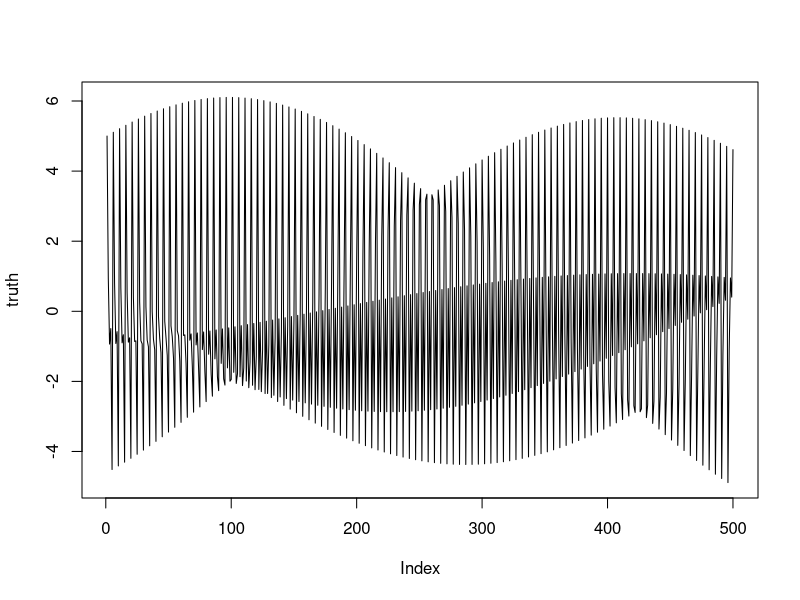
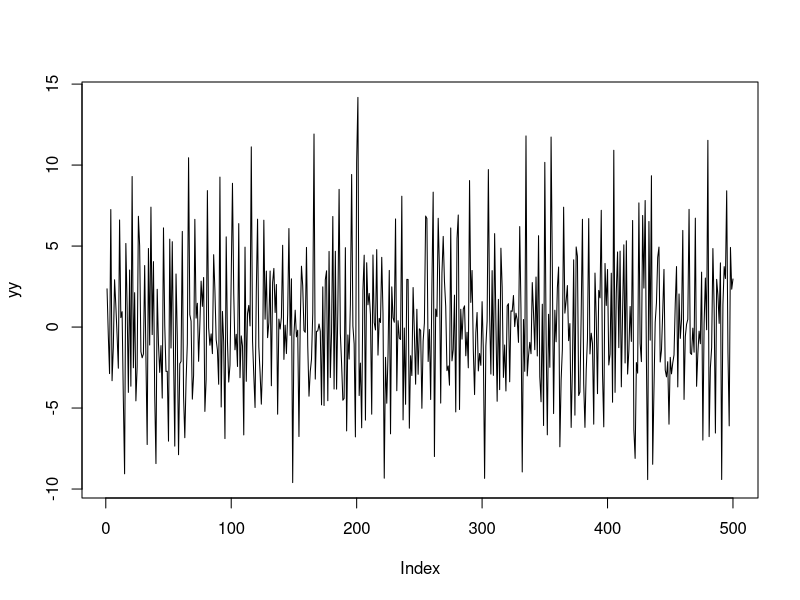
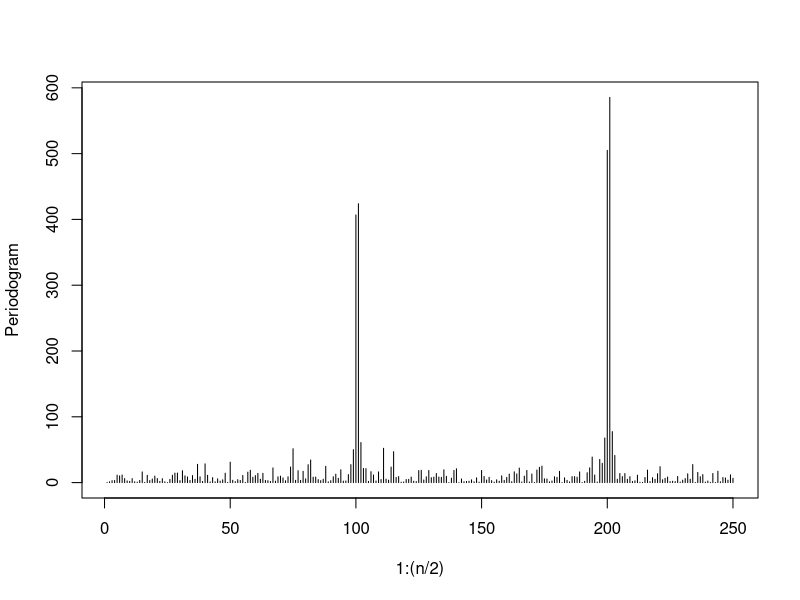
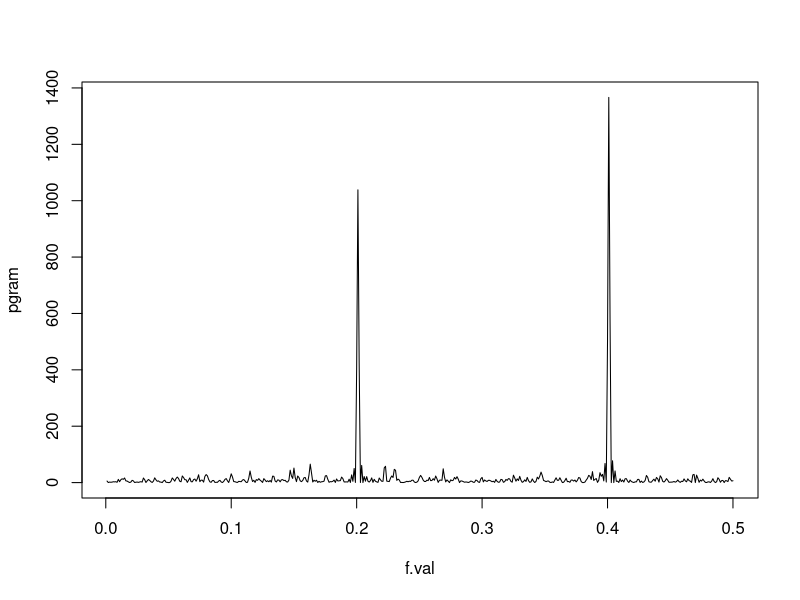
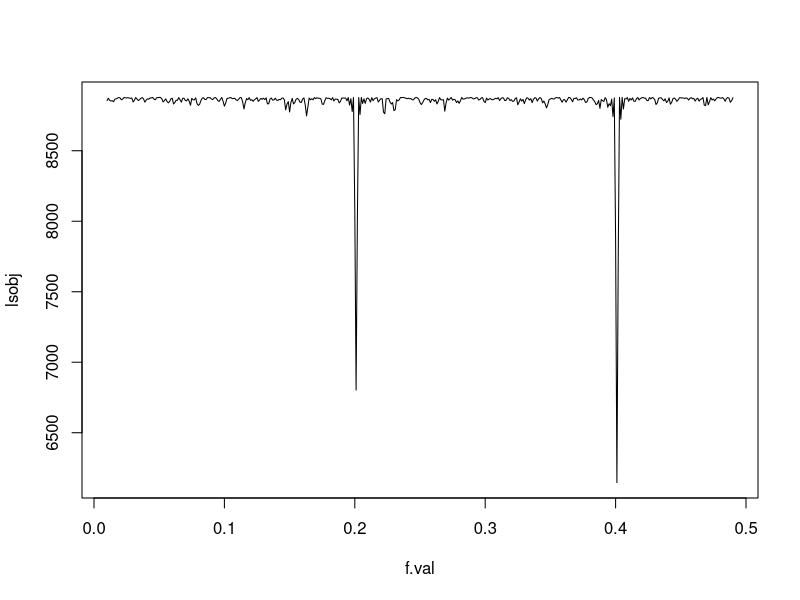
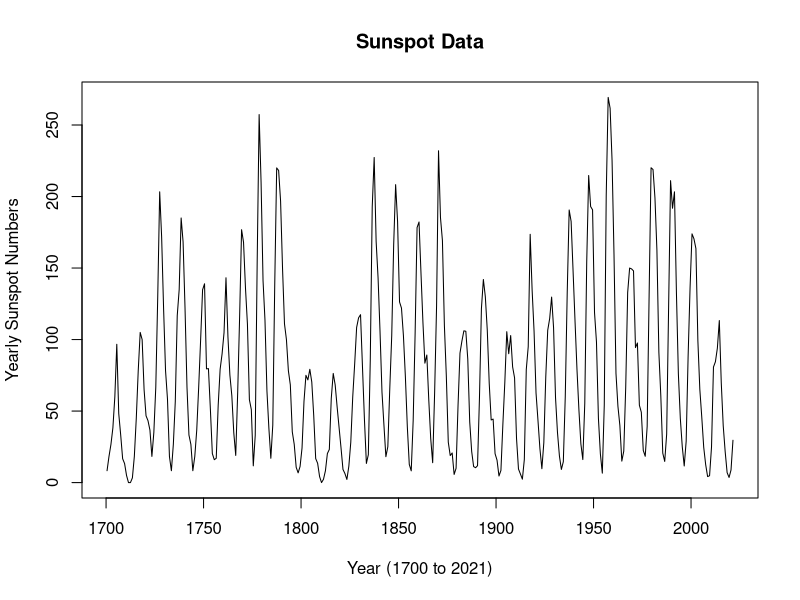
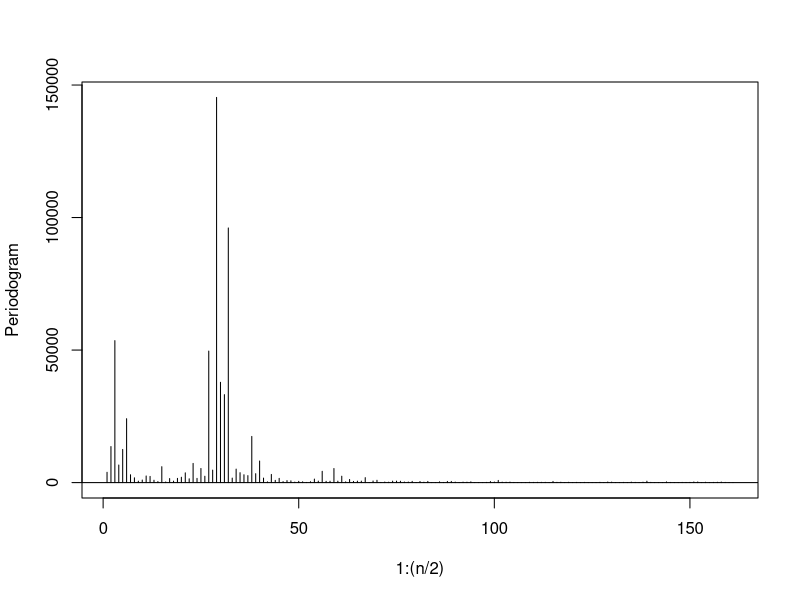
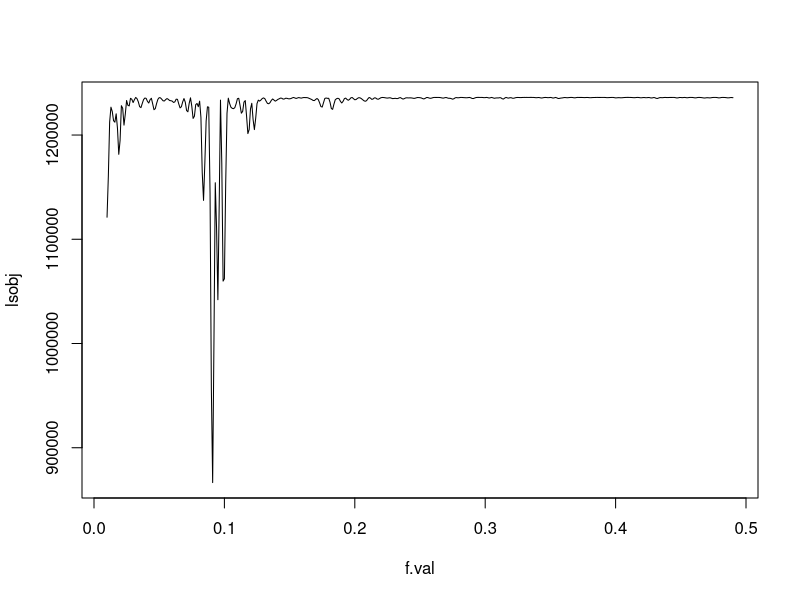

Write R code to recreate these figures, in order.
#Model selection of the number of sinuosoids:
#Example (two sinusoids)
n = 500
tme = 0:(n-1)
ftrue = c(0.201, 0.401)
amp = c(2, 2, 3, 1.5)
truth = amp[1]*cos(2*pi*ftrue[1]*tme) + amp[2]*sin(2*pi*ftrue[1]*tme) + amp[3]*cos(2*pi*ftrue[2]*tme) + amp[4]*sin(2*pi*ftrue[2]*tme)
plot(truth, type = "l")

sig = 3
yy = truth + sig*rnorm(n)
plot(yy, type = "l")

#Usual periodogram: 
perdgrm = abs(fft(yy)[2:((n/2)+1)])^2/n
plot(1:(n/2), perdgrm, type = "h", ylab = "Periodogram")

#Periodogram on dense scale: 
grid.res = 0.001
f.val = seq(0.001, 0.5, grid.res)
pgram = rep(-1, length(f.val))
for(i in 1:length(f.val))
{
    pgram[i] = (((sum(yy * cos(2*pi*f.val[i]*tme)))^2) + ((sum(yy * sin(2*pi*f.val[i]*tme)))^2))/n
}
plot(f.val, pgram, type = "l")
f.val[which.max(pgram)]

#Least squares minimization: 
squares = function(freq)
{
    k = length(freq)
    X = matrix(1, nrow = n, ncol = 1+(2*k))
    for(j in 1:k)
    {
        X[,(2*j)] = cos(2*pi*freq[j]*tme)
        X[,(1+2*j)] = sin(2*pi*freq[j]*tme)
    }
    mod = lm(yy ~ X)
    return(sum(mod$residuals^2))
}
#Optim minimizes functions iteratively starting from an initializer:
fhat = optim(ftrue, squares)$par
fhat
optim(fhat, squares) #a value of 0 for "convergence" indicates successful completion of the algorithm.

#Grid based calculation of the least squares minimizer: 
f1.gr = seq(0.11, 0.29, len = 200)
f2.gr = seq(0.31, 0.49, len = 200)
g = expand.grid(x=f1.gr, y=f2.gr)
for(i in 1:nrow(g)) g$sq[i] = squares(c(g$x[i], g$y[i]))
g[which.min(g$sq),]

fhatgridinit = optim(g[which.min(g$sq),1:2], squares)$par
fhatgridinit
#Compare to:
optim(ftrue, squares)$par

#Hessian calculation
library(numDeriv)
H = hessian(squares, fhatgridinit)
log(det(H))

#Evidence calculation:
k = 2 #number of sinusoids
p = 2*k + 1 #rank of the X matrix

Xfhat = matrix(1, nrow = n, ncol = 1+(2*k))
freq = fhatgridinit
for(j in 1:k)
{
   Xfhat[,(2*j)] = cos(2*pi*freq[j]*tme)
   Xfhat[,(1+2*j)] = sin(2*pi*freq[j]*tme)
}
mod = lm(yy ~ Xfhat)

t1 = lgamma(p/2) - (p/2)*(log(sum(mod$fitted.values^2)))
t2 = lgamma((n - p - k - 1)/2) - ((n-p-k)/2)*(log(sum(mod$residuals^2)))
t3 = lgamma(k/2) - (k/2)*(log(sum(fhatgridinit^2)))
t4 = (-0.5)*(log(det(0.5*H)))
log.evid.2 = t1 + t2 + t3 + t4
log.evid.2

#Evidence for model with one sinusoid: 
grid.res = 0.001
f.val = seq(0.01, 0.49, grid.res)
lsobj = lapply(f.val, squares)
plot(f.val, lsobj, type = "l")
fhat = f.val[which.min(lsobj)]
fhat
#Hessian calculation
H = hessian(squares, fhat)
log(det(H))

#Evidence calculation:
k = 1 #number of sinusoids
p = 2*k + 1 #rank of the X matrix

Xfhat = matrix(1, nrow = n, ncol = 1+(2*k))
freq = fhat
for(j in 1:k)
{
   Xfhat[,(2*j)] = cos(2*pi*freq[j]*tme)
   Xfhat[,(1+2*j)] = sin(2*pi*freq[j]*tme)
}
mod = lm(yy ~ Xfhat)

t1 = lgamma(p/2) - (p/2)*(log(sum(mod$fitted.values^2)))
t2 = lgamma((n - p - k - 1)/2) - ((n-p-k)/2)*(log(sum(mod$residuals^2)))
pt3 = lgamma(k/2) - (k/2)*(log(sum(fhat^2)))
t4 = (-0.5)*(log(det(0.5*H)))
log.evid.1 = t1 + t2 + t3 + t4

c(log.evid.1, log.evid.2)


#Sunspots Data:
sunspots.data = read.delim("SN_y_tot_V2.0_25Aug2022.txt", header = F, sep = "")
head(sunspots.data)
sunspots = sunspots.data[,1:2]
plot(sunspots[,1], sunspots[,2], xlab = "Year (1700 to 2021)", ylab = "Yearly Sunspot Numbers", type = "l", main = "Sunspot Data")

tme = 1700:2021
n = length(tme)

#Periodogram:
perdgrm = abs(fft(sunspots[,2])[2:((n/2)+1)])^2/n
plot(1:(n/2), perdgrm, type = "h", ylab = "Periodogram")
abline(h = 0)
#top three Fourier frequencies:
(which(perdgrm > 50000))/n

#Calculate Evidence for model with one sinusoid:
yy = sunspots[,2]
squares = function(freq)
{
    k = length(freq)
    X = matrix(1, nrow = n, ncol = 1+(2*k))
    for(j in 1:k)
    {
        X[,(2*j)] = cos(2*pi*freq[j]*tme)
        X[,(1+2*j)] = sin(2*pi*freq[j]*tme)
    }
    mod = lm(yy ~ X)
    return(sum(mod$residuals^2))
}

grid.res = 0.001
f.val = seq(0.01, 0.49, grid.res)
lsobj = lapply(f.val, squares)
plot(f.val, lsobj, type = "l")
fhat = f.val[which.min(lsobj)]
fhat
fhat = optim(fhat, squares)$par
fhat

#Hessian calculation
H = hessian(squares, fhat)
log(det(H))
k = 1 #number of sinusoids
p = 2*k + 1 #rank of the X matrix

Xfhat = matrix(1, nrow = n, ncol = 1+(2*k))
freq = fhat
for(j in 1:k)
{
   Xfhat[,(2*j)] = cos(2*pi*freq[j]*tme)
   Xfhat[,(1+2*j)] = sin(2*pi*freq[j]*tme)
}
mod = lm(yy ~ Xfhat)

t1 = lgamma(p/2) - (p/2)*(log(sum(mod$fitted.values^2)))
t2 = lgamma((n - p - k - 1)/2) - ((n-p-k)/2)*(log(sum(mod$residuals^2)))
t3 = lgamma(k/2) - (k/2)*(log(sum(fhat^2)))
t4 = (-0.5)*(log(det(0.5*H)))
log.evid.1 = t1 + t2 + t3 + t4
log.evid.1

#Two sinusoids
cbind(which(perdgrm > 50000)/n, perdgrm[which(perdgrm > 50000)])
f1.gr = seq(0.085, 0.095, len = 200)
f2.gr = seq(0.096, 0.105, len = 200)
g = expand.grid(x=f1.gr, y=f2.gr)
for(i in 1:nrow(g)) g$sq[i] = squares(c(g$x[i], g$y[i]))
g[which.min(g$sq),]
fhatgridinit = optim(g[which.min(g$sq),1:2], squares)$par
fhatgridinit
1/fhatgridinit #these correspond to the periods of the two cycles
squares(fhatgridinit)

#Top two periodogram maximizers:
k = 2
f2 = ((order(perdgrm, decreasing = T))[1:k])/n
fhatf2 = optim(f2, squares)$par
c(squares(fhatf2), squares(fhatgridinit))

#Hessian calculation
library(numDeriv)
H = hessian(squares, fhatgridinit)
log(det(H))

#Evidence calculation:
k = 2 #number of sinusoids
p = 2*k + 1 #rank of the X matrix

Xfhat = matrix(1, nrow = n, ncol = 1+(2*k))
freq = fhatgridinit
for(j in 1:k)
{
   Xfhat[,(2*j)] = cos(2*pi*freq[j]*tme)
   Xfhat[,(1+2*j)] = sin(2*pi*freq[j]*tme)
}
mod = lm(yy ~ Xfhat)

t1 = lgamma(p/2) - (p/2)*(log(sum(mod$fitted.values^2)))
t2 = lgamma((n - p - k - 1)/2) - ((n-p-k)/2)*(log(sum(mod$residuals^2)))
t3 = lgamma(k/2) - (k/2)*(log(sum(fhatgridinit^2)))
t4 = (-0.5)*(log(det(0.5*H)))
log.evid.2 = t1 + t2 + t3 + t4
log.evid.2

c(log.evid.1, log.evid.2)

#Three Sinusoids
k = 3
f3 = ((order(perdgrm, decreasing = T))[1:k])/n
fhatf3 = optim(f3, squares)$par
c(squares(fhatf2), squares(fhatf3))

1/fhatf3 #these correspond to the periods of the three cycles
H = hessian(squares, fhatf3)
log(det(H))
k = 3 #number of sinusoids
p = 2*k + 1 #rank of the X matrix

Xfhat = matrix(1, nrow = n, ncol = 1+(2*k))
freq = fhatf3
for(j in 1:k)
{
   Xfhat[,(2*j)] = cos(2*pi*freq[j]*tme)
   Xfhat[,(1+2*j)] = sin(2*pi*freq[j]*tme)
}
mod = lm(yy ~ Xfhat)

t1 = lgamma(p/2) - (p/2)*(log(sum(mod$fitted.values^2)))
t2 = lgamma((n - p - k - 1)/2) - ((n-p-k)/2)*(log(sum(mod$residuals^2)))
t3 = lgamma(k/2) - (k/2)*(log(sum(fhat^2)))
t4 = (-0.5)*(log(det(0.5*H)))
log.evid.3 = t1 + t2 + t3 + t4
log.evid.3

logevid = c(log.evid.1, log.evid.2, log.evid.3)
logevid

#Evidences:
evid = exp(logevid - max(logevid))
evid = evid/sum(evid)
evid







